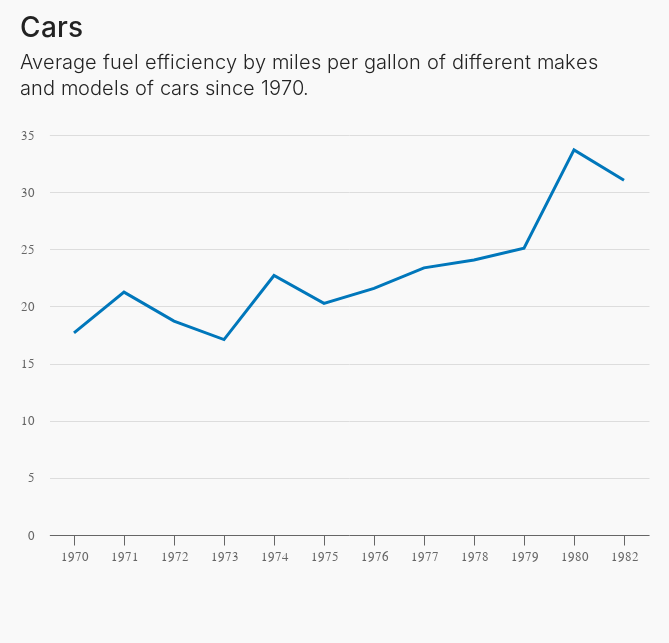

This figure's notebook cell:
### Markdown cell above
## Line chart

### Code cell
alt.Chart(data.cars()).mark_line().encode(
    x=alt.X('year(Year):O'), # wrap `Year` column with Altair's year() fn, then type as :O[rdinal] for proper display
    y=alt.Y('mean(Miles_per_Gallon)'),
).properties(
    title={
        'text': 'Cars',
        'subtitle' : ['Average fuel efficiency by miles per gallon of different makes', 'and models of cars since 1970.', ' ']
    }
)

### Figure 1 — Vega-Lite specification as saved in the notebook (floating-point values rounded to 4 significant figures; data arrays with more than 128 entries replaced by an {"elided": "..."} marker saying what was removed)
{"$schema": "https://vega.github.io/schema/vega-lite/v4.17.0.json", "config": {"arc": {"fill": "#0077bb"}, "area": {"fill": "#0077bb"}, "axis": {"gridColor": "#dddddd", "labelColor": "#666666", "labelFlush": false, "labelFont": "Tenon", "labelFontSize": 13, "labelPadding": 5, "tickSize": 10, "title": null, "titleColor": "#666666", "titleFontWeight": 300}, "axisX": {"domainColor": "#666666", "tickColor": "#666666"}, "axisY": {"domainColor": "#f9f9f9", "tickColor": "#f9f9f9"}, "background": "#f9f9f9", "bar": {"fill": "#0077bb"}, "legend": {"columnPadding": 20, "direction": "horizontal", "labelAlign": "left", "labelBaseline": "middle", "labelColor": "#222222", "labelFont": "Tenon", "labelFontSize": 13, "labelFontWeight": 300, "offset": 40, "orient": "top", "rowPadding": 10, "symbolType": "square", "title": null, "titleFont": "Tenon", "titleFontSize": 14, "titleFontWeight": 400}, "line": {"stroke": "#0077bb", "strokeWidth": 3}, "padding": {"bottom": 80, "left": 20, "right": 20, "top": 15}, "path": {"stroke": "#0077bb"}, "point": {"stroke": "#0077bb"}, "rect": {"fill": "#0077bb"}, "shape": {"stroke": "#0077bb"}, "symbol": {"fill": "#0077bb", "size": 30}, "title": {"align": "left", "anchor": "start", "color": "#222222", "font": "Tenon", "fontSize": 28, "fontWeight": 500, "subtitleColor": "#222222", "subtitleFont": "Tenon", "subtitleFontSize": 20, "subtitleFontWeight": 300, "subtitleLineHeight": 26, "subtitlePadding": 10}, "view": {"height": 400, "strokeOpacity": 0, "width": 600}}, "data": {"name": "data-f02450ab61490a1363517a0190416235"}, "datasets": {"data-f02450ab61490a1363517a0190416235": {"elided": "406 records"}}, "encoding": {"x": {"field": "Year", "timeUnit": "year", "type": "ordinal"}, "y": {"aggregate": "mean", "field": "Miles_per_Gallon", "type": "quantitative"}}, "mark": "line", "title": {"subtitle": ["Average fuel efficiency by miles per gallon of different makes", "and models of cars since 1970.", " "], "text": "Cars"}}
